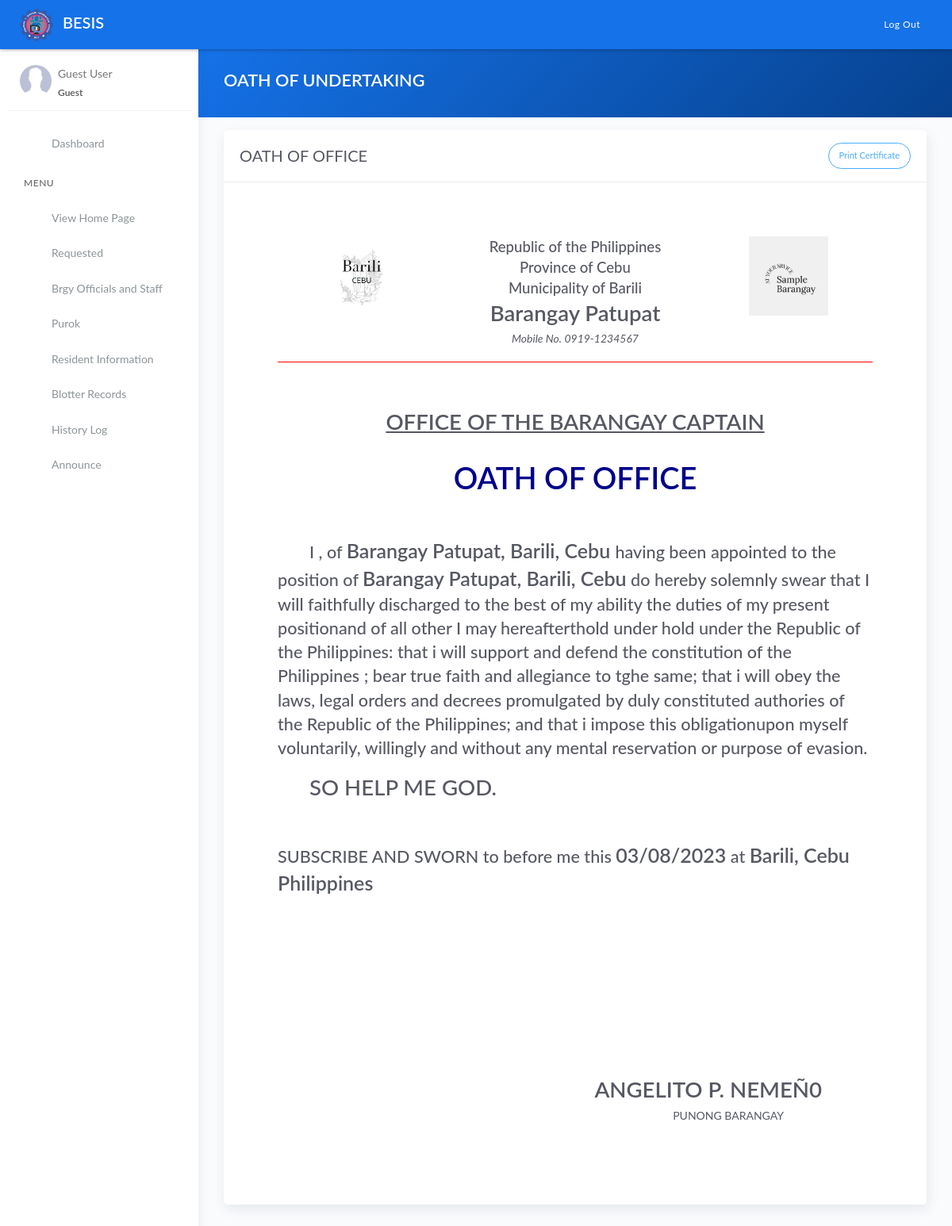
Page /generate_oath.php?id=190 on the earlier database version.
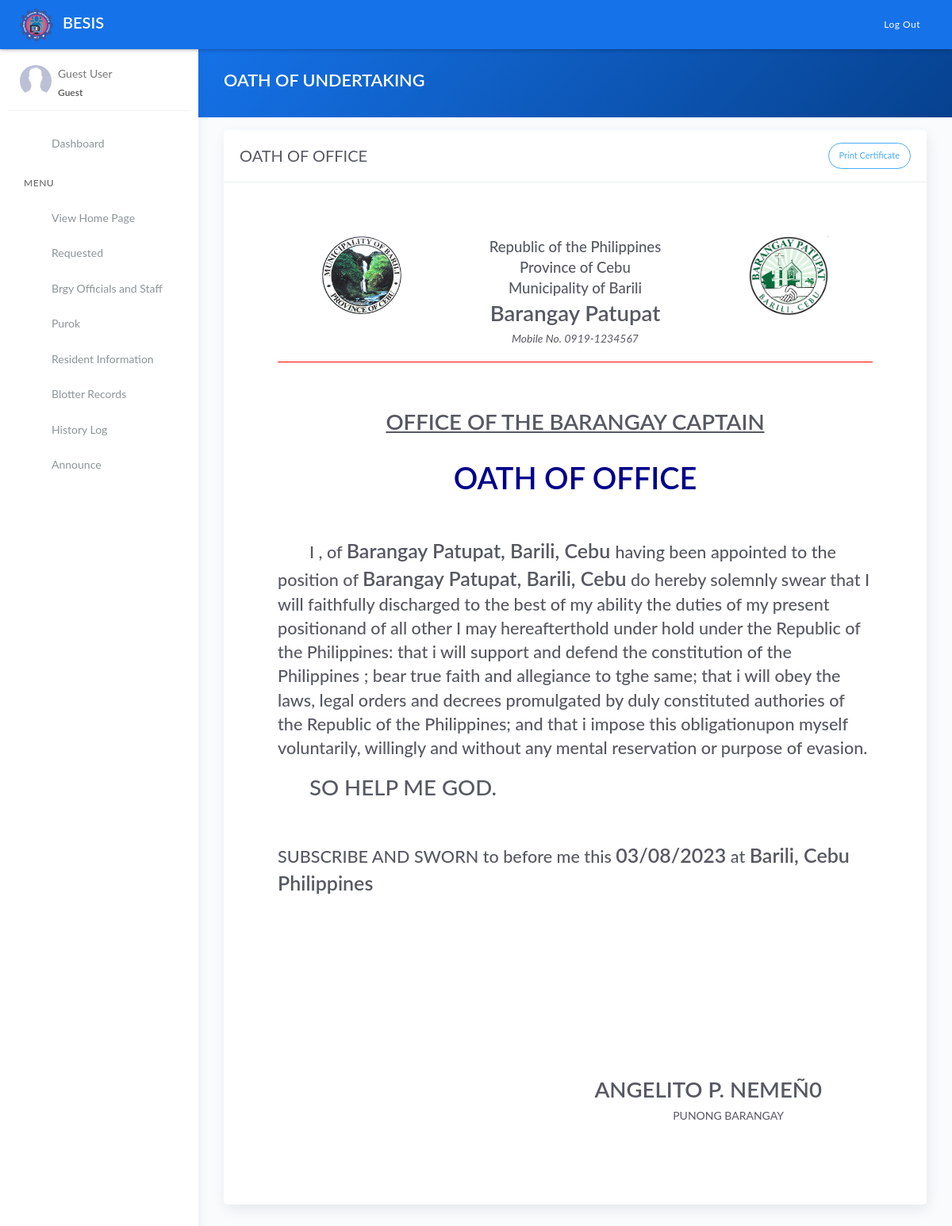
Same page on the later database version.
### tables this page shows
CREATE TABLE `tblbrgy_info` (
  `id` int(11) NOT NULL AUTO_INCREMENT,
  `province` varchar(100) DEFAULT NULL,
  `town` varchar(100) DEFAULT NULL,
  `brgy_name` varchar(50) DEFAULT NULL,
  `number` varchar(50) DEFAULT NULL,
  `text` text DEFAULT NULL,
  `image` varchar(200) DEFAULT NULL,
  `city_logo` varchar(100) DEFAULT NULL,
  `brgy_logo` varchar(100) DEFAULT NULL,
  PRIMARY KEY (`id`)
);

### templates/main-header.php (called while the page is built, shortened)
<?php include 'model/fetch_brgy_info.php' ?>

### model/fetch_brgy_info.php (called while the page is built, shortened)
<?php
    $query = "SELECT * FROM tblbrgy_info";
    $result = $conn->query($query);
	$row = $result->fetch_assoc();
	if($row){
		$province = $row['province'];
		$town	= $row['town'];
		$brgy 		= $row['brgy_name'];
		$number =  $row['number'];
		$city_logo 	= $row['city_logo'];
		$brgy_logo		= $row['brgy_logo'];
	}
?>

### generate_oath.php (the view, shortened to what the changed rows need)
<?php include 'server/server.php' ?>
<?php
    $id = $_GET['id'];
    $c = "SELECT * FROM tblofficials JOIN tblposition ON tblofficials.position=tblposition.id WHERE tblposition.position='Captain'";
    $captain = $conn->query($c)->fetch_assoc();
	$ss = "SELECT * FROM tblofficials WHERE id = $id";
    $ress = $conn->query($ss)->fetch_assoc();
?>
<!DOCTYPE html>
<html lang="en">
<head>
	<?php include 'templates/header.php' ?>
</head>
<body>
	<div class="wrapper">
		<?php include 'templates/main-header.php' ?>
		<div class="main-panel">
			<div class="content">
				<div class="panel-header bg-primary-gradient">
					<div class="page-inner">
						<div class="d-flex align-items-left align-items-md-center flex-column flex-md-row">
							<div>
								<h2 class="text-white fw-bold">OATH OF UNDERTAKING</h2>
							</div>
						</div>
					</div>
				</div>
				<div class="page-inner">
					<div class="row mt--2">
						<div class="col-md-12">
                            <div class="card">
								<div class="card-body m-5" id="printThis">
                                    <div class="d-flex flex-wrap justify-content-around" style="border-bottom:1px solid red">
                                        <div class="text-center">
                                            <img src="assets/uploads/<?= $city_logo ?>" class="img-fluid" width="100">
										</div>
										<div class="text-center">
                                            <h3 class="mb-0">Republic of the Philippines</h3>
                                            <h3 class="mb-0">Province of <?= ucwords($province) ?></h3>
											<h3 class="mb-0">Municipality of <?= ucwords($town) ?></h3>
											<h1 class="fw-bold mb-0">Barangay <?= ucwords($brgy) ?></h1>
                                            <p><i>Mobile No. <?= $number ?></i></p>
										</div>
                                        <div class="text-center">
                                            <img src="assets/uploads/<?= $brgy_logo ?>" class="img-fluid" width="100">
										</div>
									</div>
                                    <div class="row mt-2">
                                        <div class="col-md-12">
                                            <div class="text-center mt-5">
                                                <h1 class="mt-4 fw-bold"><u>OFFICE OF THE BARANGAY CAPTAIN</u></h1>
                                            </div>
                                            <div class="text-center">
                                                <h1 class="mt-4 fw-bold mb-5" style="font-size:38px;color:darkblue">OATH OF OFFICE</h1>
                                            </div>
                                            <h2 class="mt-3" style="text-indent: 40px;">I <span class="fw-bold" style="font-size:25px"><?=  $ress['name'] ?></span>
                                                , of <span class="fw-bold" style="font-size:25px"> Barangay <?= ucwords($brgy) ?>, <?= ucwords($town) ?>, <?= ucwords($province) ?> </span> having been appointed to the position of <span class="fw-bold" style="font-size:25px"><?= $row['chair'] ?></span> <span class="fw-bold" style="font-size:25px"> Barangay <?= ucwords($brgy) ?>, <?= ucwords($town) ?>, <?= ucwords($province) ?></span> do hereby solemnly swear that I will faithfully discharged to the best of my ability the duties of my present positionand of all other I may hereafterthold under hold under the Republic of the Philippines: that i will support and defend the constitution of the Philippines ; bear true faith and allegiance to tghe same; that i will obey the laws,  legal orders and decrees promulgated by duly constituted authories of the Republic of the Philippines; and that i impose this obligationupon myself voluntarily, willingly and without any mental reservation or purpose of evasion.</h2>
                                            <h1 class="mt-3" style="text-indent: 40px;">SO HELP ME GOD.</h1>
                                            <h2 class="mt-5">SUBSCRIBE AND SWORN to before me this <span class="fw-bold" style="font-size:25px"><?= date('m/d/Y') ?></span> at <span class="fw-bold" style="font-size:25px"><?= ucwords($town) ?>, <?= ucwords($province) ?> Philippines</span></h2>
                                        </div>
                                        <div class="col-md-12">
                                            <div class="p-3 text-right mr-5" style="margin-top:200px">
                                                <h1 class="fw-bold mb-0 text-uppercase"><?= ucwords($captain['name']) ?></h1>
                                            </div>
                                        </div>
                                    </div>
								</div>
							</div>
						</div>
					</div>
				</div>
			</div>
		</div>
	</div>
</body>
</html>

Differences in the rows shown:
changed tblbrgy_info "Patupat": city_logo: a different picture; brgy_logo: a different picture
